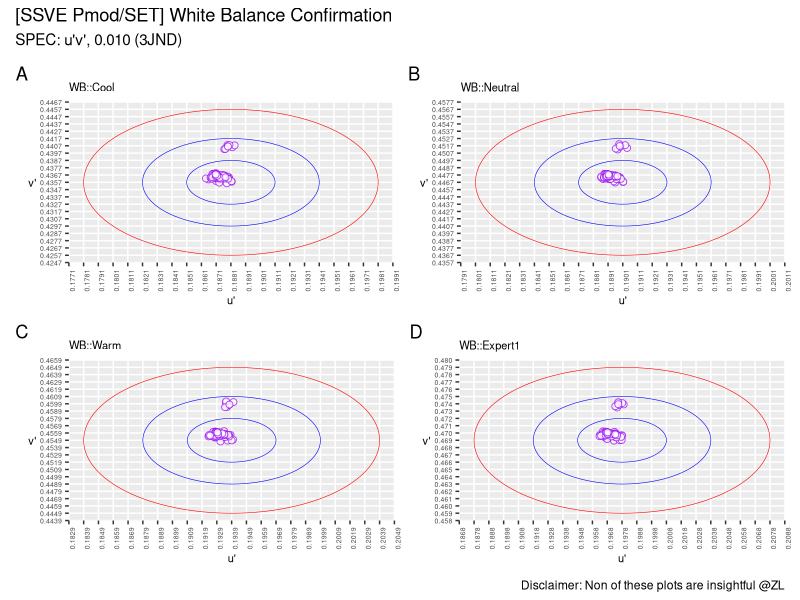
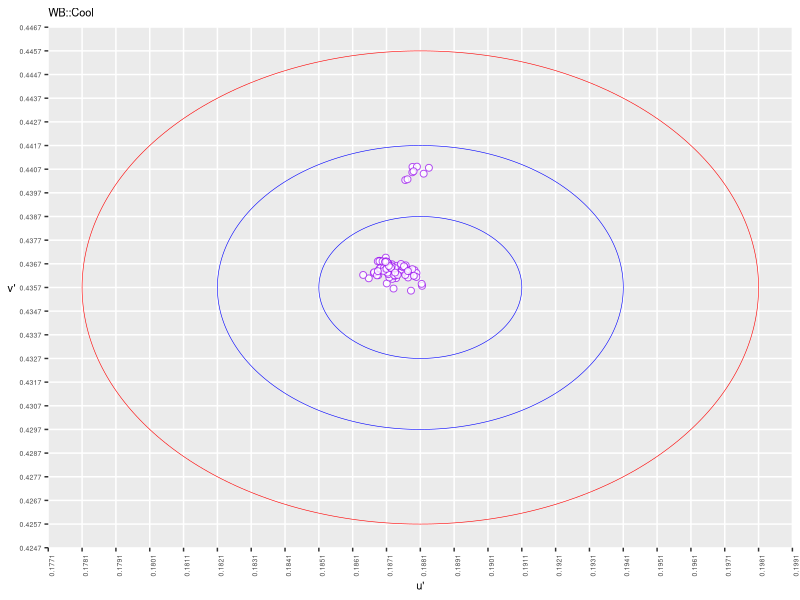
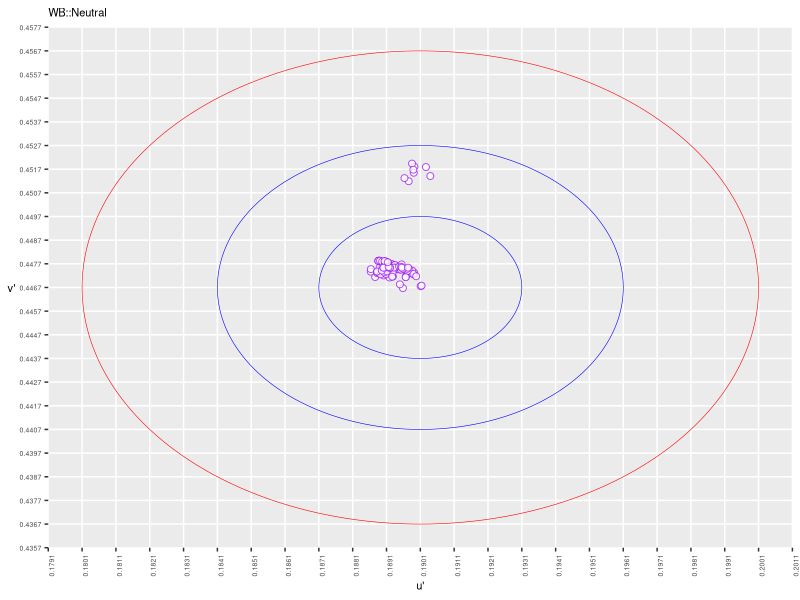
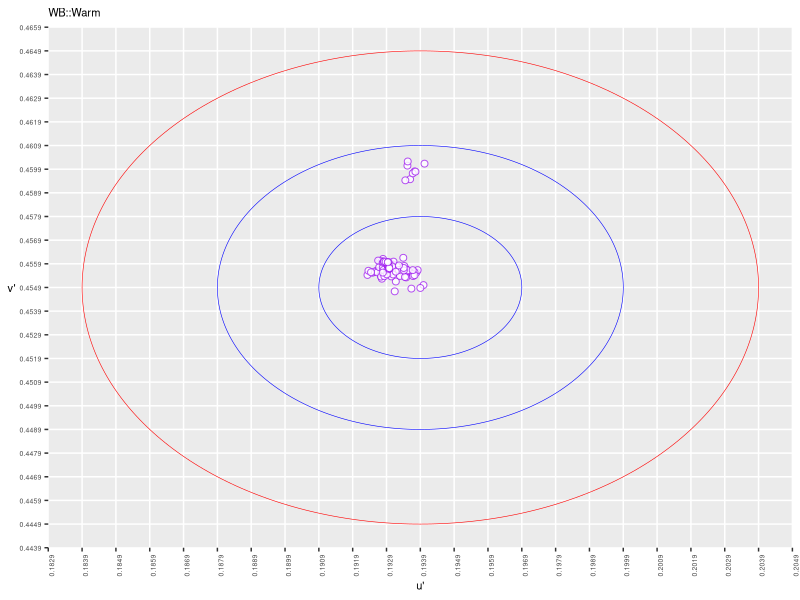
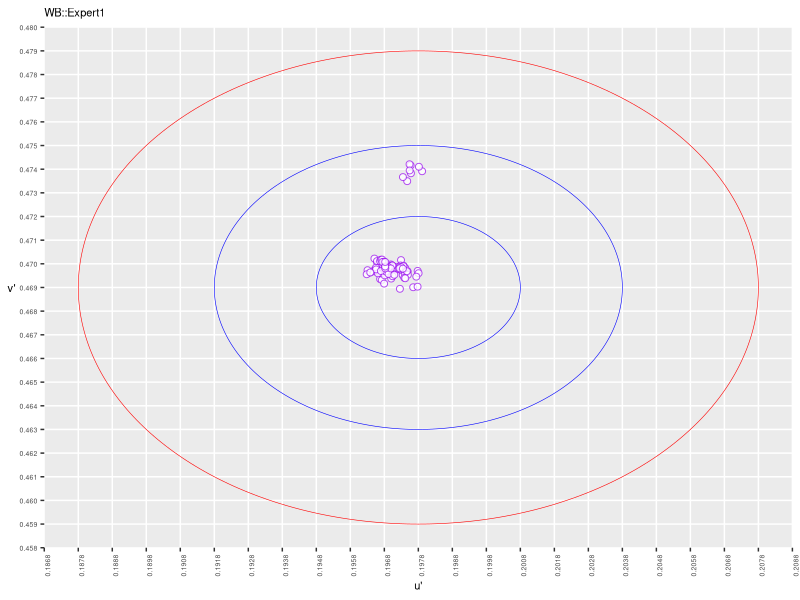
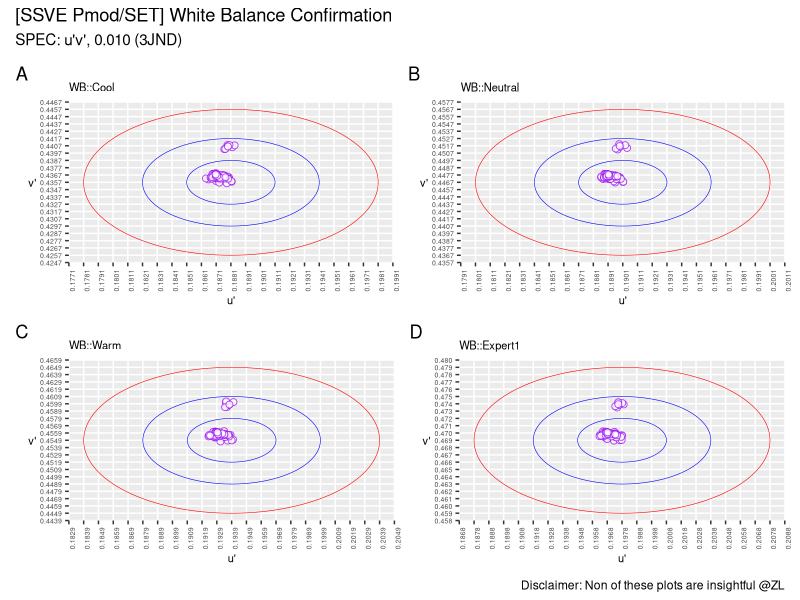

R code for these plots, in order:
#!/usr/bin/Rscript

### SSVE Pmod White Balance Trial 
### Effectiveness confirmation
### by ZL, 20211222


#require(reticulate)
library(ggplot2)
library(patchwork)
### create clean data
#reticulate::use_python('D:/DevEnv/WPy32-3741/python-3.7.4/python.exe')
#reticulate::install_miniconda()
#reticulate::py_run_file('main.py')

print("start visualizing..")

### premise
calc.du <- function(jnd, angle, du.target){
  return(jnd * cos(angle * pi / 180) + du.target)
}

calc.dv <- function(jnd, angle, dv.target){
  return(jnd * sin(angle * pi / 180) + dv.target)
}

jnd.ellips <- function(jnd, cTT.u, cTT.v){
  du <- c()
  dv <- c()
  for(i in 0:360){
    du <- c(du, calc.du(jnd, i, cTT.u))
    dv <- c(dv, calc.dv(jnd, i, cTT.v))
  }
  df <- data.frame(du, dv)
  colnames(df) <- c("du", "dv")
  return(df)
}

cool.jnd1 <- jnd.ellips(0.003, 0.1881, 0.4357)
cool.jnd2 <- jnd.ellips(0.006, 0.1881, 0.4357)
cool.jnd3 <- jnd.ellips(0.010, 0.1881, 0.4357)
cool.breaks.x <- seq(0.1771, 0.1991, 0.001)
cool.breaks.y <- seq(0.4247, 0.4467, 0.001)
cool.minor.x <- seq(0.1771, 0.1991, 0.0002)
cool.minor.y <- seq(0.4247, 0.4467, 0.0002)

neutral.jnd1 <- jnd.ellips(0.003, 0.1901, 0.4467)
neutral.jnd2 <- jnd.ellips(0.006, 0.1901, 0.4467)
neutral.jnd3 <- jnd.ellips(0.010, 0.1901, 0.4467)
neutral.breaks.x <- seq(0.1791, 0.2011, 0.001)
neutral.breaks.y <- seq(0.4357, 0.4577, 0.001)
neutral.minor.x <- seq(0.1791, 0.2011, 0.0002)
neutral.minor.y <- seq(0.4357, 0.4577, 0.0002)

warm.jnd1 <- jnd.ellips(0.003, 0.1939, 0.4549)
warm.jnd2 <- jnd.ellips(0.006, 0.1939, 0.4549)
warm.jnd3 <- jnd.ellips(0.010, 0.1939, 0.4549)
warm.breaks.x <- seq(0.1829, 0.2049, 0.001)
warm.breaks.y <- seq(0.4439, 0.4659, 0.001)
warm.minor.x <- seq(0.1829, 0.2049, 0.0002)
warm.minor.y <- seq(0.4439, 0.4659, 0.0002)

expert1.jnd1 <- jnd.ellips(0.003, 0.1978, 0.469)
expert1.jnd2 <- jnd.ellips(0.006, 0.1978, 0.469)
expert1.jnd3 <- jnd.ellips(0.010, 0.1978, 0.469)
expert1.breaks.x <- seq(0.1868, 0.2088, 0.001)
expert1.breaks.y <- seq(0.4580, 0.4800, 0.001)
expert1.minor.x <- seq(0.1868, 0.2088, 0.0002)
expert1.minor.y <- seq(0.4580, 0.4800, 0.0002)

### read white balance data
df.cool <- read.csv("./data/COOL.csv")
df.neutral <- read.csv("./data/NEUTRAL.csv")
df.warm <- read.csv("./data/WARM.csv")
df.expert1 <- read.csv("./data/EXPERT1.csv")
#View(df)

### plot
plot.wb <- function(df.temp, temp,
                    temp.breaks.x, temp.breaks.y,
                    temp.minor.x, temp.minor.y, 
                    temp.jnd1, temp.jnd2, temp.jnd3) {
  
  p <- ggplot(df.temp) +
    geom_point(aes(x=u,
                   y=v),
               colour="purple",
               shape=21,
               fill='white',
               stroke=.5,
               alpha=.8,
               size=2) +
  #  coord_cartesian(xlim=c(0.1771, 0.1991),
  #                  ylim=c(0.4247, 0.4467)) +
    scale_x_continuous(breaks = temp.breaks.x,
                       minor_breaks = temp.minor.x) +
    scale_y_continuous(breaks = temp.breaks.y,
                       minor_breaks = temp.minor.y) +
    labs(title=gsub(' ', '', paste('WB::', temp)),
         x="u\'",
         y="v\'") +
    theme(plot.title = element_text(size=8),
          #panel.grid.major.x = element_blank(),
          #panel.grid.major.y = element_blank(),
          panel.grid.minor.x = element_blank(),
          panel.grid.minor.y = element_blank(),
          axis.title.x = element_text(size=8),
          axis.title.y = element_text(angle=0, size=8, vjust=0.5),
          axis.text.x = element_text(angle=90, size=5),
          axis.text.y = element_text(size=5)) +
    geom_path(data=temp.jnd1,
               aes(x=du,
                   y=dv),
               size = 0.2,
               color = 'blue'
               ) +
    geom_path(data=temp.jnd2,
               aes(x=du,
                   y=dv),
               size = 0.2,
               color = 'blue'
    ) +
    geom_path(data=temp.jnd3,
               aes(x=du,
                   y=dv),
               size = 0.2,
               color = 'red'
    )
#  dev.print(file = gsub(' ', '',paste('Rplot_', temp, '.png')),
#            device = png,
#            width = 800,
#            height = 800)
  return(p)
}

plot.save <- function(dstPath) {
  ggsave(dstPath,
        width = 10,
        height = 10,
        device = 'tiff',
        dpi = 400)
}

wb.save.cool <- './report/Rplot_A_cool.tiff'
wb.save.neutral <- './report/Rplot_B_neutral.tiff'
wb.save.warm <- './report/Rplot_C_warm.tiff'
wb.save.expert1 <- './report/Rplot_D_expert1.tiff'
wb.save.all <- './report/Rplot_wb.tiff'

### plot WB cool
p1 <- plot.wb(df.cool,
        'Cool',
        cool.breaks.x,
        cool.breaks.y,
        cool.minor.x,
        cool.minor.y, 
        cool.jnd1,
        cool.jnd2,
        cool.jnd3)

plot.save(wb.save.cool)

### plot WB neutral
p2 <- plot.wb(df.neutral,
        'Neutral',
        neutral.breaks.x,
        neutral.breaks.y,
        neutral.minor.x,
        neutral.minor.y, 
        neutral.jnd1,
        neutral.jnd2,
        neutral.jnd3)

plot.save(wb.save.neutral)


### plot WB warm
p3 <- plot.wb(df.warm,
        'Warm',
        warm.breaks.x,
        warm.breaks.y,
        warm.minor.x,
        warm.minor.y, 
        warm.jnd1,
        warm.jnd2,
        warm.jnd3)

plot.save(wb.save.warm)

### plot WB expert1
p4 <- plot.wb(df.expert1,
        'Expert1',
        expert1.breaks.x,
        expert1.breaks.y,
        expert1.minor.x,
        expert1.minor.y, 
        expert1.jnd1,
        expert1.jnd2,
        expert1.jnd3)

plot.save(wb.save.expert1)

### layout 01
# p1 + p2
# p3 + p4

### layout 02
(p1 | p2) /
  (p3 | p4) +
  plot_annotation(
    title = '[SSVE Pmod/SET] White Balance Confirmation',
    subtitle = 'SPEC: u\'v\', 0.010 (3JND)',
    caption = 'Disclaimer: Non of these plots are insightful @ZL',
    tag_levels = 'A'
  )

plot.save(wb.save.all)

print("successed.")
